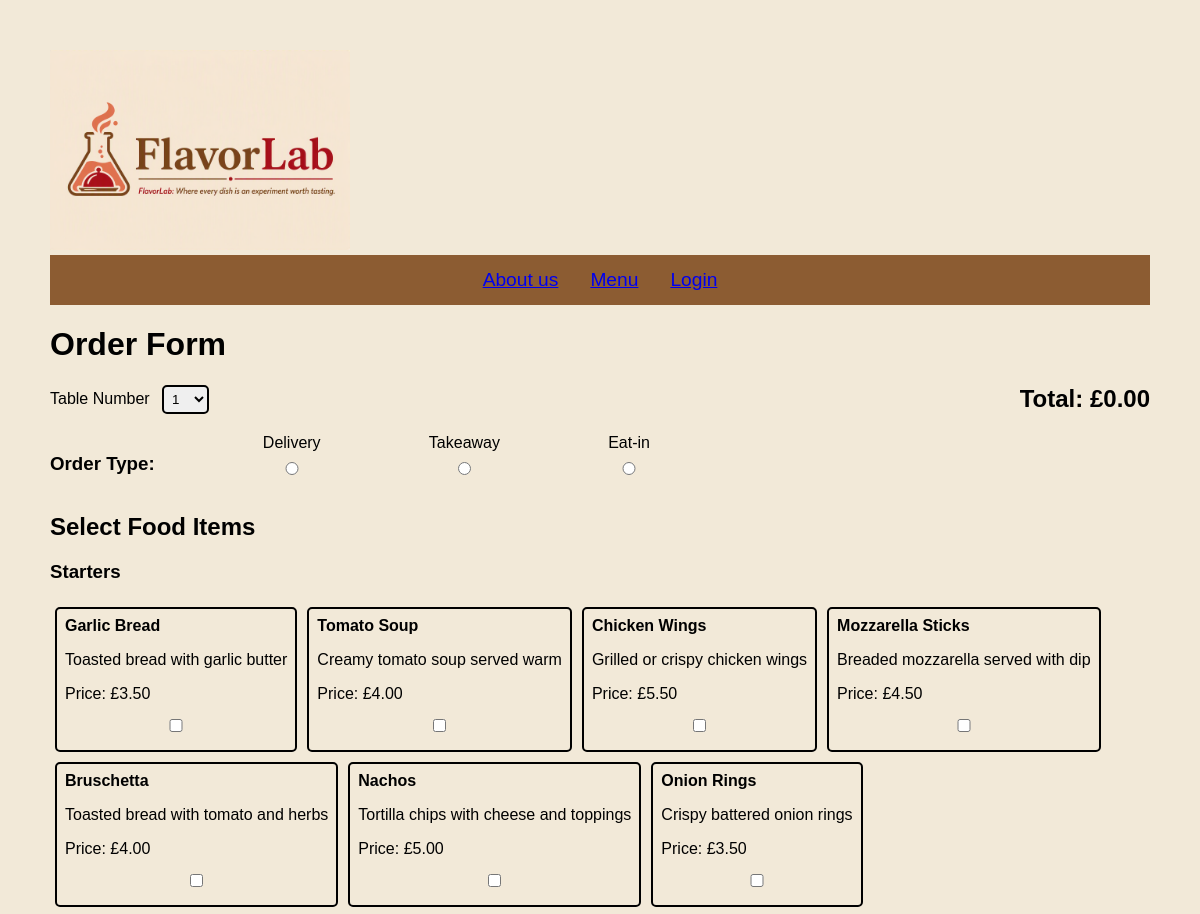
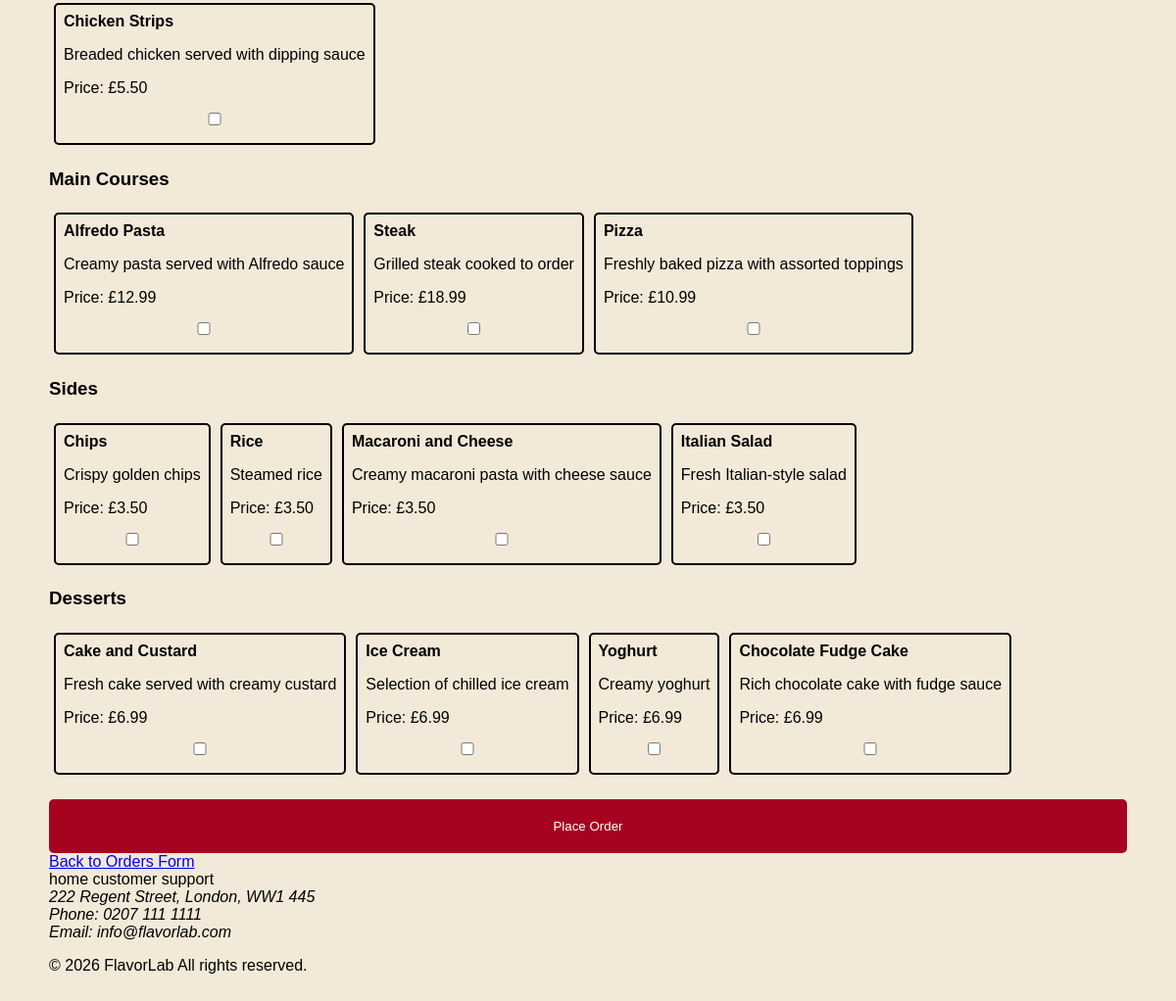
/order, run on the app's committed database (2 pictures, top to bottom).
### tables this page shows
CREATE TABLE food_item (
    id INTEGER PRIMARY KEY AUTOINCREMENT,
    food_name TEXT NOT NULL,
    description TEXT NOT NULL,
    availability TEXT NOT NULL
, category TEXT, price REAL NOT NULL DEFAULT 0);

### app.py (the view, shortened to what this page needs)
@app.route("/order", methods=["GET", "POST"])
def order():
    conn = sqlite3.connect('database.db')
    conn.row_factory = sqlite3.Row
    starter_items = conn.execute(
        "SELECT * FROM food_item WHERE availability = 'Available' AND category = 'Starters' "
    ).fetchall()
    main_items = conn.execute(
        "SELECT * FROM food_item WHERE availability = 'Available' AND category = 'Main Meal'"
    ).fetchall()
    side_items = conn.execute(
        "SELECT * FROM food_item WHERE availability = 'Available' AND category = 'Sides'"
    ).fetchall()
    dessert_items = conn.execute(
        "SELECT * FROM food_item WHERE availability = 'Available' AND category = 'Dessert'"
    ).fetchall()
    conn.close()
    return render_template("order.html", starters=starter_items, mains=main_items, sides=side_items , desserts=dessert_items)

### templates/order.html (shortened to what this page needs)
<!DOCTYPE html>
<html>
<head>
</head>
<body>
       <header class="heading">
      <a href="/"
        ><img
          src="{{ url_for('static', filename='images/flavorlabLogo.png') }}"
          alt="FlavorLab logo"
          height="200px"
        />
      </a>
      <nav>
        <ul class="navigation">
          <li><a href="/about-us">About us</a></li>
          <li><a href="/menu">Menu</a></li>
          <li><a href="/user-form">Login</a></li>
        </ul>
    </header>
    <h1>Order Form</h1>
    <form method="POST" >
        <section class="order-header">
        <div class="table-selector">
        <label for="table_num">Table Number</label>
        <select id="table_num" name="table_num">
            <option value="1">1</option>
        </select>
        </div>
        <span class="total">
            Total: £<span id="total">0.00</span>
        </span>
        </section>
        <section class="order-type">
            <h3>Order Type:</h3>
            <label>
                Delivery
                <input type="radio" name="order_type" value="Delivery" required>
            </label>
            <label>
                Takeaway
                <input type="radio" name="order_type" value="Collection">
            </label>
            <label>
                Eat-in
                <input type="radio" name="order_type" value="Eat In">
            </label>
        </section>
        <h2>Select Food Items</h2>
        <h3>Starters</h3>
        <section class="food-section">
        {% for item in starters %}
        <div class="food-item">
            <strong>{{ item['food_name'] }}</strong>
            <p>{{ item['description'] }}</p>
            <p>Price: £{{ "%.2f"|format(item['price']) }}</p>
            <input
            type="checkbox"
            name="food_items"
            value="{{ item['id'] }}"
            data-price="{{ item['price'] }}"
            class="food-checkbox"
            >
        </div>
        {% endfor %}
     </section>
     <h3>Main Courses</h3>
      <section class="food-section">
        {% for item in mains %}
        <div class="food-item">
            <strong>{{ item['food_name'] }}</strong>
            <p>{{ item['description'] }}</p>
            <p>Price: £{{ "%.2f"|format(item['price']) }}</p>
            <input
            type="checkbox"
            name="food_items"
            value="{{ item['id'] }}"
            data-price="{{ item['price'] }}"
            class="food-checkbox"
            >
        </div>
        {% endfor %}
     </section>
     <h3>Sides</h3>
      <section class="food-section">
        {% for item in sides %}
        <div class="food-item">
            <strong>{{ item['food_name'] }}</strong>
            <p>{{ item['description'] }}</p>
            <p>Price: £{{ "%.2f"|format(item['price']) }}</p>
            <input
            type="checkbox"
            name="food_items"
            value="{{ item['id'] }}"
            data-price="{{ item['price'] }}"
            class="food-checkbox"
            >
        </div>
        {% endfor %}
     </section>
     <h3>Desserts</h3>
      <section class="food-section">
        {% for item in desserts %}
        <div class="food-item">
            <strong>{{ item['food_name'] }}</strong>
            <p>{{ item['description'] }}</p>
            <p>Price: £{{ "%.2f"|format(item['price']) }}</p>
            <input
            type="checkbox"
            name="food_items"
            value="{{ item['id'] }}"
            data-price="{{ item['price'] }}"
            class="food-checkbox"
            >
        </div>
        {% endfor %}
     </section>
        <button type="submit">
            Place Order
        </button>
    </form>
<!doctype html>
<html lang="en">
  <head>
    <link rel="stylesheet" href="/static/restaurant.css" />
  </head>
  <body style="background-color: #f2e9d8">
    <a href="/order">Back to Orders Form</a>
    <footer>
            home
            customer support
            <address>
                222 Regent Street, London, WW1 445 <br>
                Phone: 0207 111 1111 <br>
                Email: info@flavorlab.com
            </address>
            <p> © 2026 FlavorLab All rights reserved.</p>
        </footer>
  </body>
</html>
</body>
</html>

### static/restaurant.css (style rules this page uses)
.heading { color: #a60321; font-size: larger; flex: auto; flex-direction: row; }
.navigation { list-style-type: none; margin: 0; padding: 0; background-color: #8C5C32; display: flex; justify-content: center; }
.navigation li { padding: 5px; display: block; color: white; padding: 14px 16px; text-decoration: none; }

### templates/order.html (style rules this page uses)
body { font-family: Arial, sans-serif; margin: 50px; background-color: #F2E9D8; }
input { display: block; margin: 10px 0; padding: 8px; width: 100%; }
button { margin-top: 20px; padding: 20px; background-color: #A60321; color: white; border: none; cursor: pointer; width: 100%; border-radius: 5px; }
.order-header { display: flex; justify-content: space-between; }
.table-selector select { margin-left: 8px; padding: 4px; border-radius: 5px; border: 2px solid black; }
.total { font-size: 1.5em; font-weight: bold; }
.food-section { display: flex; flex-wrap: wrap; }
.food-item { padding: 8px; margin: 5px; border: 2px solid black; border-radius: 5px; }
.order-type { max-width: 600px; display: flex; justify-content: space-between; margin-top: 20px; }
input[type="radio"], input[type="checkbox"] { accent-color: #d97b66; }

### data on the page
food_item: food_name "Garlic Bread", description "Toasted bread with garlic butter", price "3.50"
food_item: food_name "Tomato Soup", description "Creamy tomato soup served warm", price "4.00"
food_item: food_name "Chicken Wings", description "Grilled or crispy chicken wings", price "5.50"
food_item: food_name "Mozzarella Sticks", description "Breaded mozzarella served with dip", price "4.50"
food_item: food_name "Bruschetta", description "Toasted bread with tomato and herbs", price "4.00"
food_item: food_name "Nachos", description "Tortilla chips with cheese and toppings", price "5.00"
food_item: food_name "Onion Rings", description "Crispy battered onion rings", price "3.50"
food_item: food_name "Chicken Strips", description "Breaded chicken served with dipping sauce", price "5.50"
food_item: food_name "Alfredo Pasta", description "Creamy pasta served with Alfredo sauce", price "12.99"
food_item: food_name "Steak", description "Grilled steak cooked to order", price "18.99"
food_item: food_name "Pizza", description "Freshly baked pizza with assorted toppings", price "10.99"
food_item: food_name "Chips", description "Crispy golden chips", price "3.50"
food_item: food_name "Rice", description "Steamed rice", price "3.50"
food_item: food_name "Macaroni and Cheese", description "Creamy macaroni pasta with cheese sauce", price "3.50"
food_item: food_name "Italian Salad", description "Fresh Italian-style salad", price "3.50"
food_item: food_name "Cake and Custard", description "Fresh cake served with creamy custard", price "6.99"
food_item: food_name "Ice Cream", description "Selection of chilled ice cream", price "6.99"
food_item: food_name "Yoghurt", description "Creamy yoghurt", price "6.99"
food_item: food_name "Chocolate Fudge Cake", description "Rich chocolate cake with fudge sauce", price "6.99"
